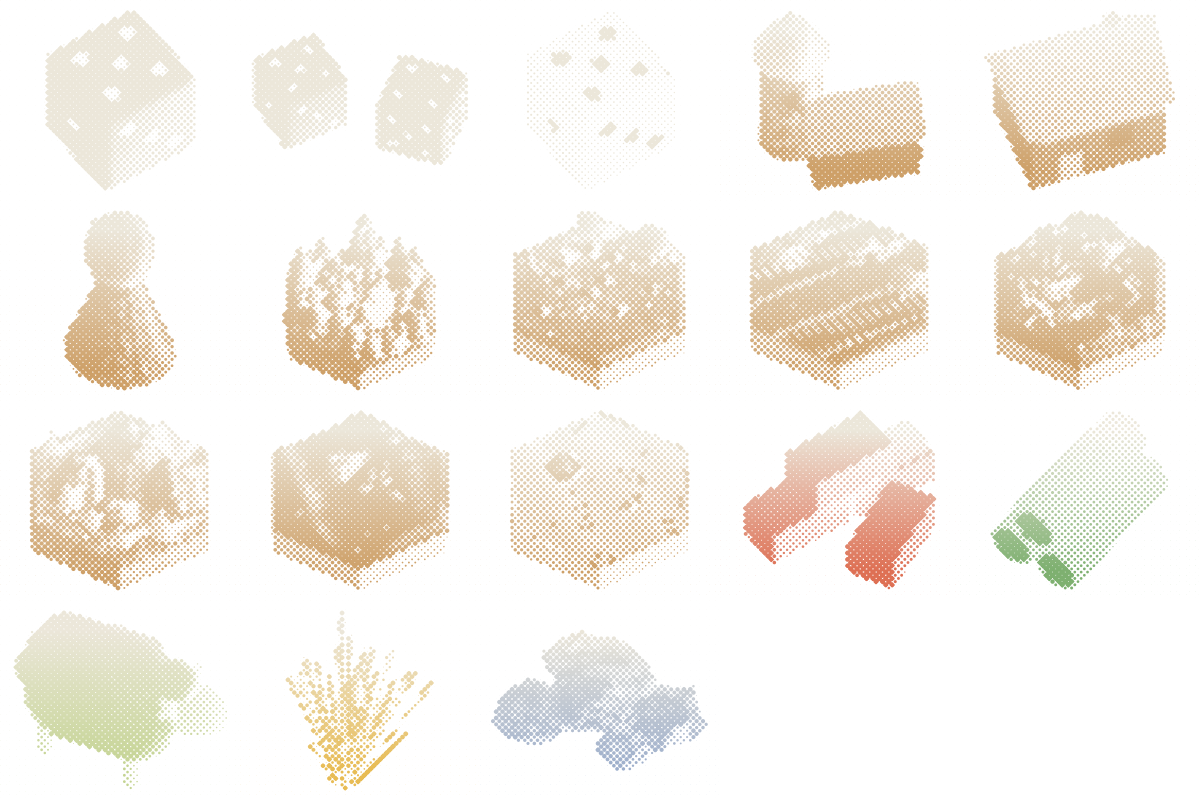
#> input picture assets/art.webp, 2400 x 1600 px, given in place of brick_0.png, which was not available (shown at 1/2 size)
$ python build_ports.py ../../assets ../../assets/hexprint.webp
#> lines starting #> are read from the running program, lines starting #| are printed output that depends on the picture; after the words box and inside, x2 and y2 are one past the last pixel; in counts of white or black regions, pixels touching at a corner belong together
# Turn the port renders into the same two-tone halftone print as the terrain tiles, pack them into one sheet.
# usage: python3 build_ports.py RENDERS_DIR OUT_DIR
import sys, json, os
import numpy as np
from PIL import Image
import cv2

SRC, OUT = sys.argv[1], sys.argv[2]
PPU = 512 / 2.6
INK = {'forest': (29, 65, 37), 'pasture': (65, 88, 30), 'fields': (116, 81, 13), 'hills': (110, 42, 24), 'mountains': (51, 62, 79), 'desert': (104, 78, 41)}
PAPER = {'forest': (172, 186, 160), 'pasture': (172, 184, 140), 'fields': (206, 185, 138), 'hills': (204, 168, 148), 'mountains': (168, 172, 174), 'desert': (205, 190, 164)}
KIND = {'brick': 'hills', 'lumber': 'forest', 'wool': 'pasture', 'grain': 'fields', 'ore': 'mountains', 'generic': 'desert'}
PITCH, ANG, GAIN = 5.08, 30.0, 0.85


def mono(path, kind):
#> called with path = '../../assets/brick_0.png', kind = 'hills'
    a = np.asarray(Image.open(path).convert('RGBA')).astype(np.float32) / 255
    A = a[..., 3]
    L = 0.30 * a[..., 0] + 0.59 * a[..., 1] + 0.11 * a[..., 2]
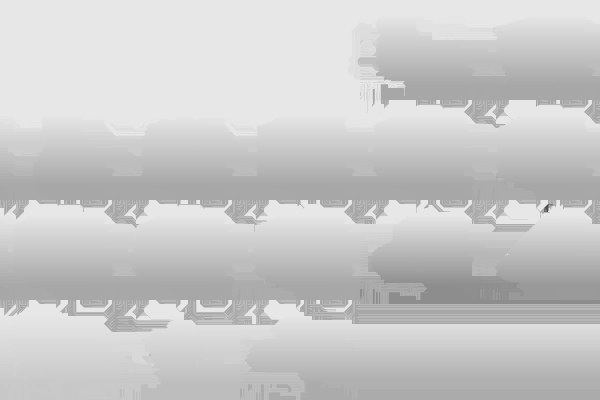
#> L: shape (1600, 2400) float32 (shown at 1/4 size); min 0.229, max 1, mean 0.789
    H, W = L.shape
    p = np.percentile(L[A > 0.5], 93)
#> p = 0.906
    Ln = np.clip(L / max(p, 1e-3), 0, 1) ** 1.15
    yy, xx = np.mgrid[0:H, 0:W].astype(np.float32)
    t = np.radians(ANG); c, s = np.cos(t), np.sin(t)
    u = (xx * c + yy * s) / PITCH; v = (-xx * s + yy * c) / PITCH
    cu, cv = np.round(u), np.round(v)
    px = (cu * c - cv * s) * PITCH; py = (cu * s + cv * c) * PITCH
    ix = np.clip(px.round().astype(int), 0, W - 1); iy = np.clip(py.round().astype(int), 0, H - 1)
    D = 1 - Ln
    r = PITCH * 0.74 * np.sqrt(np.clip(D[iy, ix] * GAIN, 0, 1))
    d = np.hypot(xx - px, yy - py)
    ink = np.clip(r - d + 0.5, 0, 1)
    paper = np.array(PAPER[kind], np.float32); inkc = np.array(INK[kind], np.float32)
    col = paper * (1 - ink[..., None]) + inkc * ink[..., None]
    A8 = (A > 0.02).astype(np.float32)
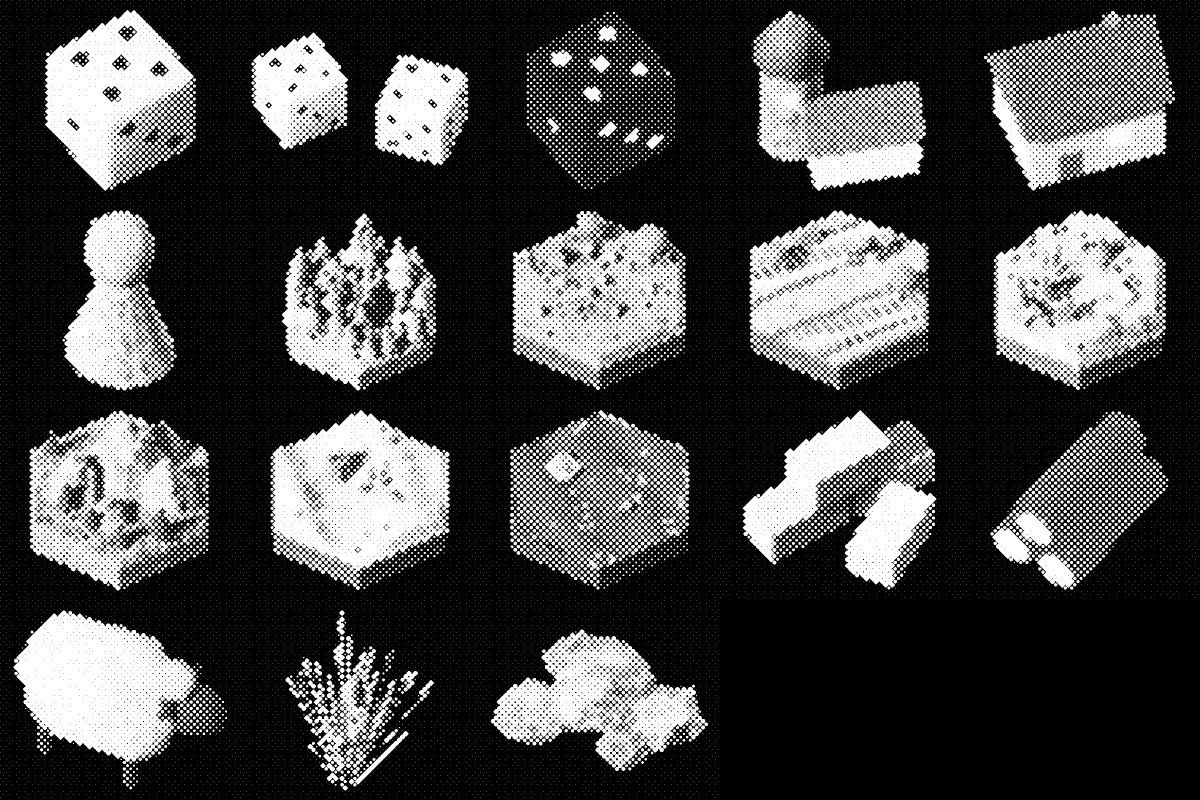
#> A8: shape (1600, 2400) float32 (shown at 1/2 size); values 0 (black) and 1 (white), 26.9% white; 24767 white regions (20209 under 20 px), largest, box (x1, y1, x2, y2) and area: (541, 820, 900, 1161) 78150, (1498, 421, 1858, 761) 73001, (27, 1221, 392, 1528) 69800
    return np.dstack([col, A8[..., None] * 255]).astype(np.uint8), A


items = []
for name in KIND:
    for k in range(6):
        p = f'{SRC}/{name}_{k}.png'
        img, A = mono(p, KIND[name])
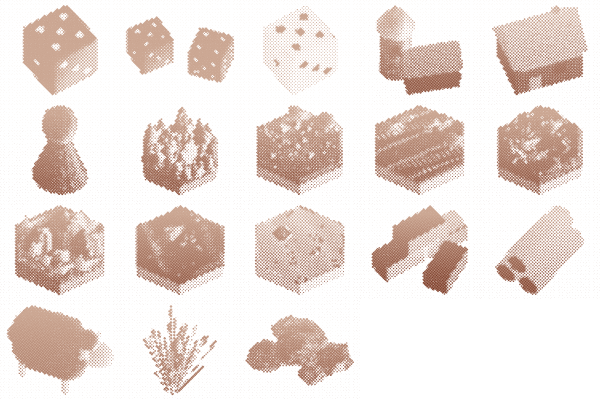
#> img: shape (1600, 2400, 4) (shown at 1/4 size); mean of channels 0, 1, 2, 3 183, 139.9, 120.4, 68.6; transparent parts drawn white
        H, W = A.shape
        ys, xs = np.where(A > 0.04)
        x0, x1, y0, y1 = xs.min(), xs.max() + 1, ys.min(), ys.max() + 1
#> x0 = 0; x1 = 2398; y0 = 0; y1 = 1596
        if x0 <= 1 or y0 <= 1 or x1 >= W - 1 or y1 >= H - 1:
            print('WARNING frame clipped', name, k, (x0, y0, x1, y1), (W, H))
#| WARNING frame clipped brick 0 (0, 0, 2398, 1596) (2400, 1600)
        crop = Image.fromarray(img[y0:y1, x0:x1], 'RGBA')
        # hit polygon (simplified silhouette), relative to the origin pixel
        m = (A[y0:y1, x0:x1] > 0.3).astype(np.uint8) * 255
#> m: shape (1596, 2398); 24.7% white; 10916 white regions (5680 under 20 px), largest, box (x1, y1, x2, y2) and area: (545, 820, 900, 1148) 72261, (27, 1221, 392, 1523) 67734, (1499, 421, 1858, 741) 64864
        m = cv2.morphologyEx(m, cv2.MORPH_CLOSE, np.ones((9, 9), np.uint8))
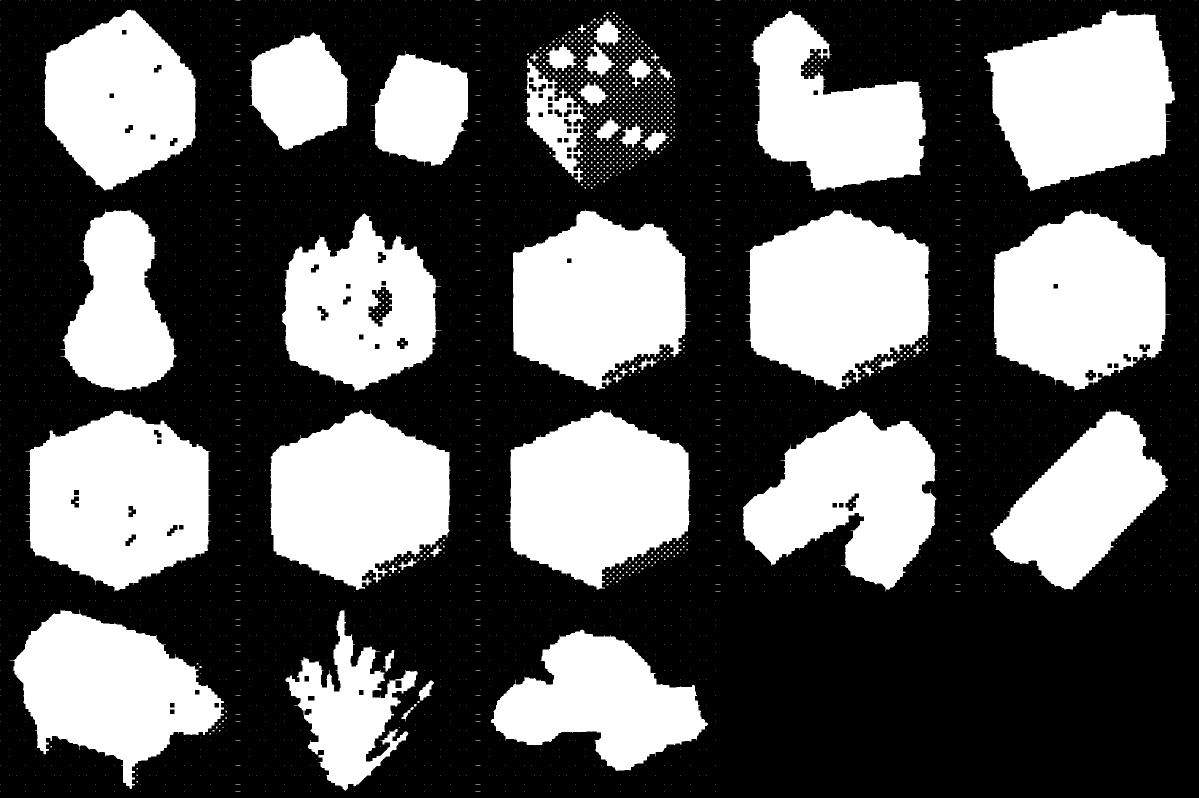
#> m: shape (1596, 2398) (shown at 1/2 size); 36.1% white; 3493 white regions (3448 under 20 px)
        cs, _ = cv2.findContours(m, cv2.RETR_EXTERNAL, cv2.CHAIN_APPROX_SIMPLE)
#> cs = 3477 contours, 3433 with area under 20; largest, box (x1, y1, x2, y2) and area: (51, 819, 421, 1183) 99622, (1491, 419, 1861, 780) 95056, (1968, 19, 2350, 383) 94445, (1987, 419, 2341, 783) 93305, (1011, 819, 1381, 1179) 92414
        big = max(cs, key=cv2.contourArea)
#> big = contour of 459 points, box (x1, y1, x2, y2) (51, 819, 421, 1183), area 99622
        ap = cv2.approxPolyDP(big, 3.0, True)[:, 0, :]
#> ap = 119 pairs, first value 51 to 420, second value 819 to 1182
        ox, oy = x0 - W / 2, y0 - H / 2
#> ox = -1200; oy = -800
#> (the run stopped early here; a loop or call above may not have finished)

$ run again, on assets/pieces.webp
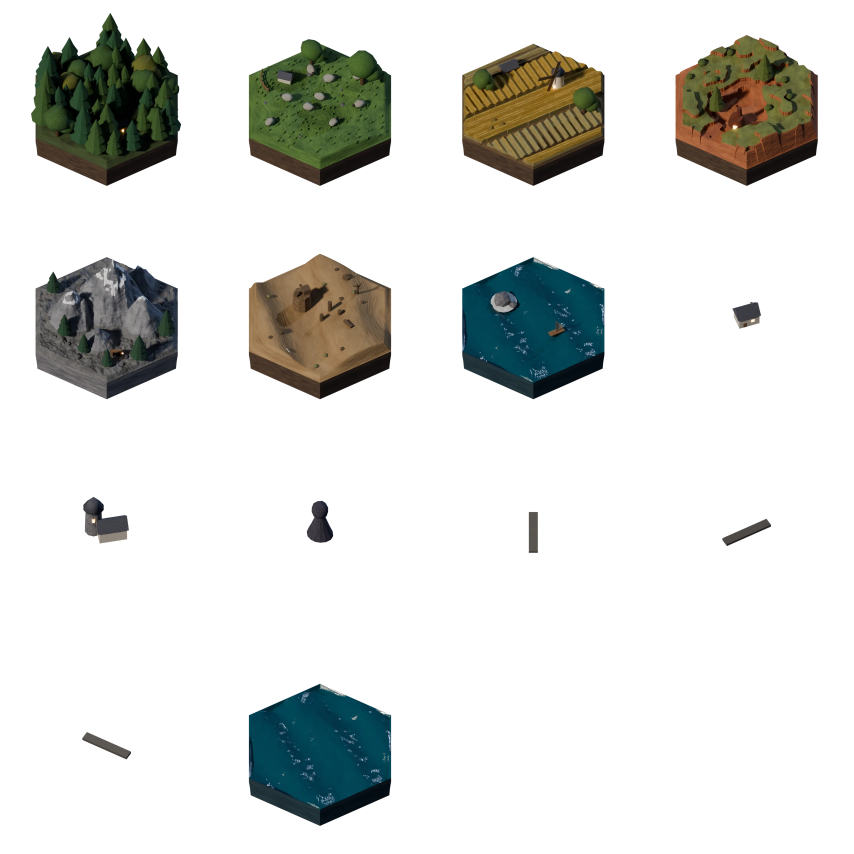
#> input picture assets/pieces.webp, 2560 x 2560 px, given in place of brick_0.png, which was not available (shown at 1/3 size)
#> in mono, `L = 0.30 * a[..., 0] + 0.59 * a[..., 1] + 0.11 * a[..., 2]`:
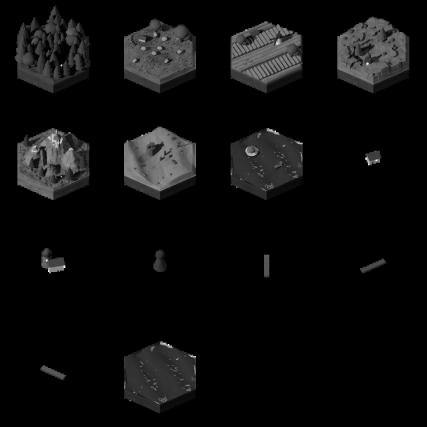
#> L: shape (2560, 2560) float32 (shown at 1/6 size); min 0, max 1, mean 0.0516
#> p = 0.49
#> A8: shape (2560, 2560) float32; values 0 (black) and 1 (white), 18.4% white; 16 white regions (2 under 20 px), largest, box (x1, y1, x2, y2) and area: (93, 38, 544, 558) 159326, (2026, 104, 2454, 558) 150263, (746, 117, 1174, 558) 146190
#> x0 = 93; x1 = 2454; y0 = 38; y1 = 2478
#> `m = (A[y0:y1, x0:x1] > 0.3).astype(np.uint8) * 255`:
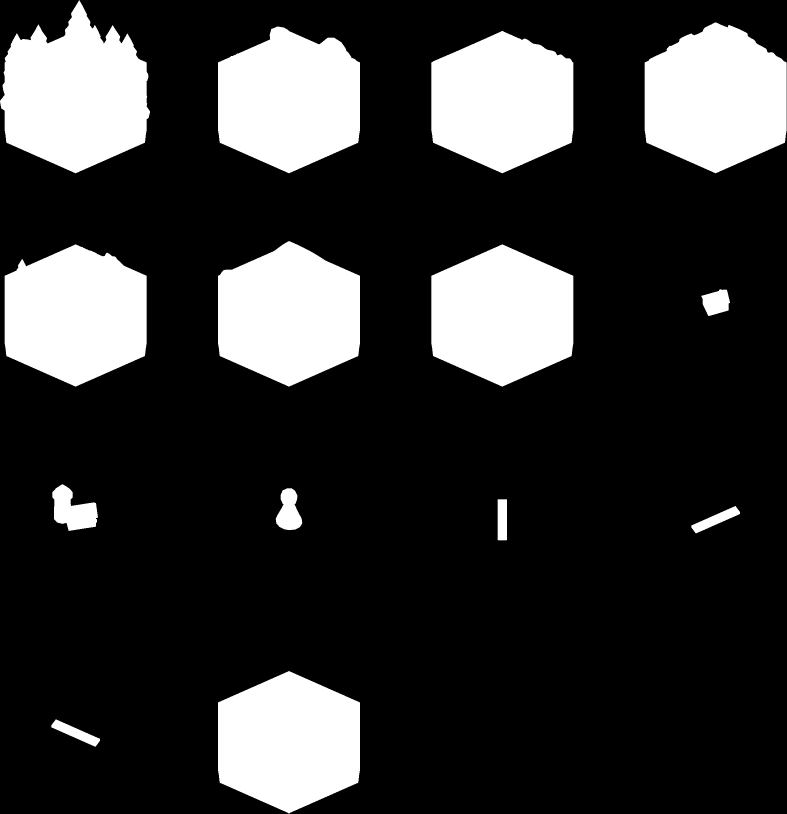
#> m: shape (2440, 2361) (shown at 1/3 size); 20.8% white; 14 white regions, largest, box (x1, y1, x2, y2) and area: (0, 1, 450, 520) 158255, (1934, 67, 2360, 520) 149327, (654, 79, 1080, 520) 145261
#> cs = 14 contours; largest, box (x1, y1, x2, y2) and area: (0, 0, 450, 520) 157690, (1934, 67, 2361, 520) 148949, (654, 79, 1080, 520) 144588, (654, 723, 1080, 1160) 142064, (14, 733, 440, 1160) 141926
#> big = contour of 945 points, box (x1, y1, x2, y2) (0, 0, 450, 520), area 157690
#> ap = 51 pairs, first value 0 to 449, second value 0 to 519
#> ox = -1187; oy = -1242

$ run again, on assets/pieces2.webp
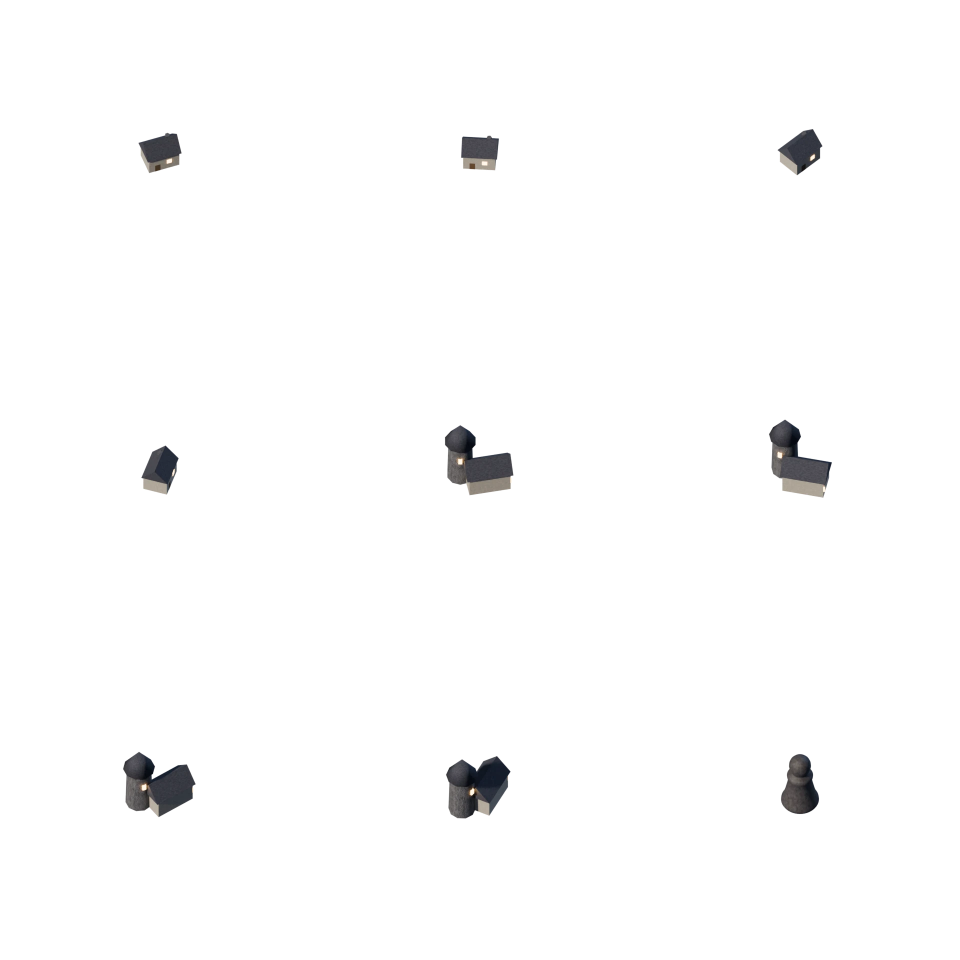
#> input picture assets/pieces2.webp, 1920 x 1920 px, given in place of brick_0.png, which was not available (shown at 1/2 size)
#> p = 0.644
#> in mono, `A8 = (A > 0.02).astype(np.float32)`:
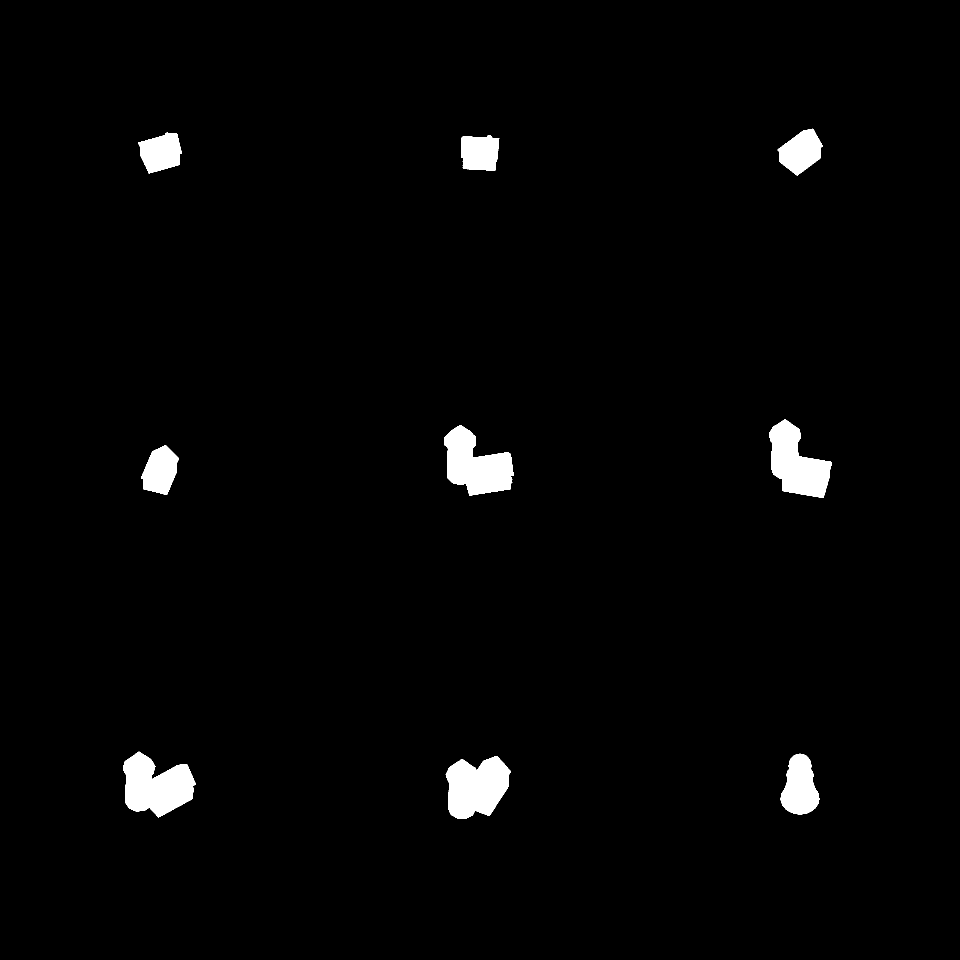
#> A8: shape (1920, 1920) float32 (shown at 1/2 size); values 0 (black) and 1 (white), 2% white; 9 white regions, largest, box (x1, y1, x2, y2) and area: (246, 1503, 392, 1635) 12375, (889, 850, 1028, 991) 11921, (891, 1512, 1022, 1638) 11813
#> x0 = 246; x1 = 1664; y0 = 258; y1 = 1637
#> `m = (A[y0:y1, x0:x1] > 0.3).astype(np.uint8) * 255`:
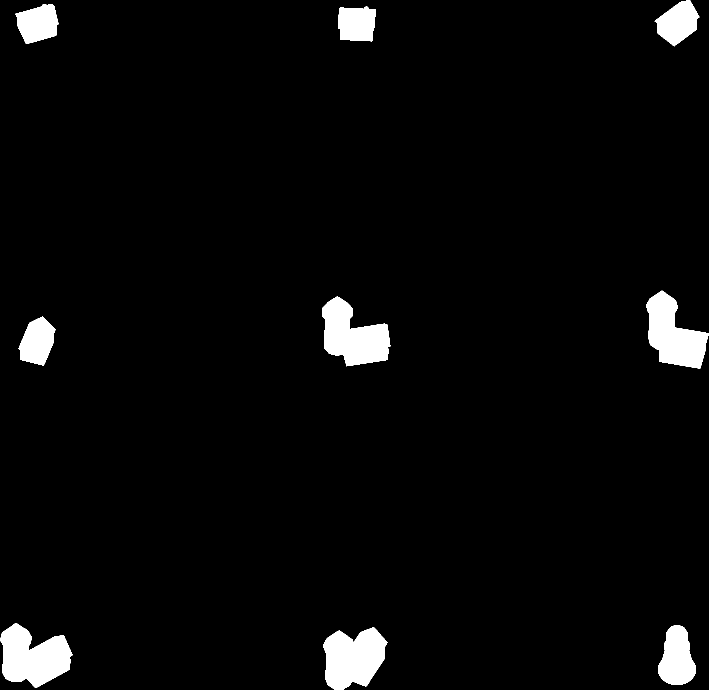
#> m: shape (1379, 1418) (shown at 1/2 size); 3.7% white; 9 white regions, largest, box (x1, y1, x2, y2) and area: (0, 1246, 145, 1376) 12056, (644, 593, 781, 733) 11578, (646, 1254, 775, 1379) 11532
#> cs = 9 contours; largest, box (x1, y1, x2, y2) and area: (0, 1246, 145, 1379) 11978, (646, 1254, 775, 1379) 11414, (644, 593, 781, 733) 11364, (1292, 581, 1418, 737) 10846, (1316, 1250, 1392, 1370) 6270
#> big = contour of 240 points, box (x1, y1, x2, y2) (0, 1246, 145, 1379), area 11978
#> ap = 19 rows, first 8: [0, 1265], [0, 1287], [7, 1291], [5, 1346], [11, 1357], [24, 1363], [55, 1359], [69, 1378]
#> ox = -714; oy = -702
